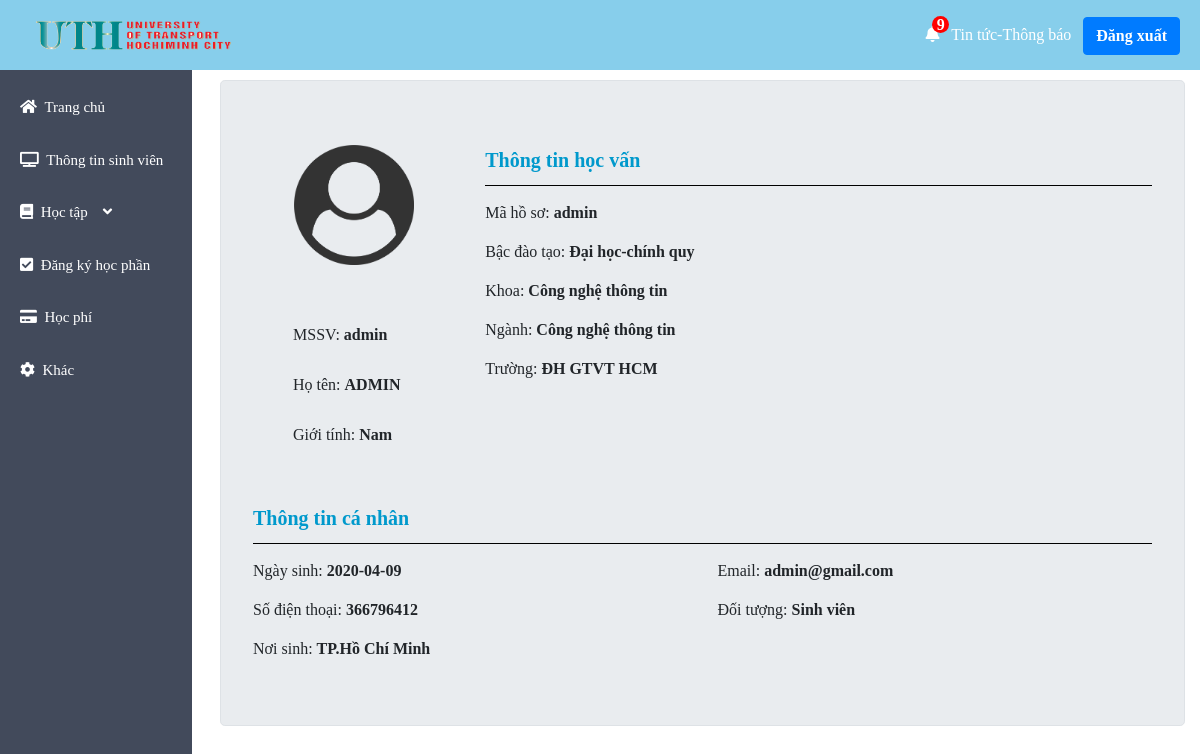
Screenshot of /infor_student.php (signed in) with the database file from the repository.
### tables this page shows
CREATE TABLE `users` (
  `name` varchar(20) NOT NULL,
  `username` varchar(50) NOT NULL,
  `phone` int(30) DEFAULT NULL,
  `birthday` date DEFAULT NULL,
  `email` varchar(50) DEFAULT NULL,
  `usertype` varchar(50) DEFAULT NULL,
  `password` varchar(50) DEFAULT NULL,
  `pob` varchar(50) NOT NULL
);

### infor_student.php (the view, shortened to what this page needs)
<?php
if(isset($_SESSION['username'])) {
    $username = $_SESSION['username'];
} else {
    header("location:login.php");
    exit;
}
$host = "localhost";
$user = "root";
$password = "";
$db = "sms";
$data = mysqli_connect($host, $user, $password, $db);
$sql = "SELECT * FROM users
        WHERE username = '$username';";
$result = mysqli_query($data,$sql);
$userData = $result ->fetch_assoc();
?>
<!DOCTYPE html>
<html lang="en">
<head>
    <link rel="stylesheet" href="https://use.fontawesome.com/releases/v5.8.1/css/all.css">
    <link rel="stylesheet" href="./css/student_sidebar.css">
    <?php include('admin_css.php'); ?>
</head>
<body>
    <header class="header">
        <a href="studenthome.php"><img src="./img/logo-uth.png" style="max-height: 40px;"></a>
        <div class="logout">
        <a class="notify" href="#"><i class="fa fa-bell"><div class="count">9</div>&nbsp;&nbsp;</i>
            Tin tức-Thông báo&nbsp;&nbsp;</a>
            <a href="logout.php" class="btn btn-primary">Đăng xuất</a>
        </div>
    </header>
    <?php include('student_sidebar.php'); ?>
    <div class="container-fluid">
        <div class="row">
            <div class="col-md-12">
                <div class="jumbotron  custom-jumbotron">
                    <div class="box-df">
                        <div class="row">
                            <div class="col-md-3">
                                <div class="portlet">
                                    <div class="portlet portlet-body light">
                                        <div class="profile-userpic">
                                            <img  class="image-respontive"src="./img/user.png" style="object-fit: cover;">
                                            <br><br>
                                            <div class="form-group" >
                                               <div class="control-label"><span id="code">MSSV</span>: <b><?php echo $userData['username']   ?></b>
                                               </div>
                                            </div>
                                            <div class="form-group" >
                                               <div class="control-label"><span id="name">Họ tên</span>: <b><?php echo $userData['name']   ?></b>
                                               </div>
                                            </div>
                                            <div class="form-group" >
                                               <div class="control-label"><span id="name">Giới tính</span>: <b>Nam</b>
                                               </div>
                                            </div>
                                        </div>
                                    </div>
                                </div>
                            </div>
                            <div class="col-md-9">
                                    <div class="portlet">
                                        <div class="portlet-title">
                                            <div class="caption">
                                                <span class="caption-subject  bold" >Thông tin học vấn</span>
                                            </div>
                                        </div>
                                        <div class="information" >
                                            <div class="form-infor" >
                                               <div class="control-label"><span id="code">Mã hồ sơ</span>: <b><?php echo $userData['username']   ?></b>
                                               </div>
                                            </div>
                                            <div class="form-infor" >
                                               <div class="control-label"><span>Bậc đào tạo</span>: <b>Đại học-chính quy</b>
                                               </div>
                                            </div>
                                            <div class="form-infor" >
                                               <div class="control-label"><span id="major">Khoa</span>: <b>Công nghệ thông tin</b>
                                               </div>
                                            </div>
                                            <div class="form-infor" >
                                               <div class="control-label"><span id="major">Ngành</span>: <b>Công nghệ thông tin</b>
                                               </div>
                                            </div>
                                            <div class="form-infor" >
                                               <div class="control-label"><span >Trường</span>: <b>ĐH GTVT HCM</b>
                                               </div>
                                            </div>
                                        </div>
                                    </div>
                            </div>
                            <div class="col-md-12 personal-info">
                                <div class="portlet">
                                    <div class="portlet-title">
                                        <div class="caption">
                                            <span class="caption-subject  bold" >Thông tin cá nhân</span>
                                        </div>
                                    </div>
                                    <div class="row">
                                        <div class="col-md-6">
                                            <div class="information" >
                                                <div class="form-infor" >
                                                   <div class="control-label"><span id="birthday">Ngày sinh</span>: <b><?php echo isset($userData['birthday']) ? $userData['birthday'] : ''; ?></b> </div>
                                                </div>
                                                <div class="form-infor" >
                                                    <div class="control-label"><span id="phone">Số điện thoại</span>: <b><?php echo $userData['phone']   ?></b>
                                                    </div>
                                                </div>
                                                <div class="form-infor" >
                                                    <div class="control-label"><span id="pob">Nơi sinh</span>: <b><?php echo $userData['pob']   ?></b>
                                                    </div>
                                                </div>
                                            </div>
                                        </div>
                                        <div class="col-md-6">
                                            <div class="information" >
                                                <div class="form-infor" >
                                                    <div class="control-label"><span id="major">Email</span>: <b><?php echo $userData['email']   ?></b>
                                                    </div>
                                                </div>
                                                <div class="form-infor" >
                                                    <div class="control-label"><span >Đối tượng</span>: <b>Sinh viên</b>
                                                    </div>
                                                </div>
                                            </div>
                                        </div>
                                    </div>
                                </div>
                            </div>
                        </div>
                    </div>
                </div>
        </div>
    </div>
</body>
</html>

### css/student_sidebar.css (style rules this page uses)
.notify { color: white; font-size: bold; position: relative; }
.count { width: 17px; height: 17px; border-radius: 50%; background-color: red; display: flex; justify-content: center; align-items: center; color: white; position: absolute; right: 130px; top:-10px; z-index: 99; }
.container-fluid { padding-left: 220px; }
.profile-userpic img { width: 120px; margin-top: -5%; margin: 0 auto; }
.custom-jumbotron { margin-top: 80px; }
.portlet-body { text-align: center; }
.profile-userpic { display: flex; flex-direction: column; align-items: flex-start; }
.form-group { margin-top: 10px; padding-left: 40px; }
.portlet-title { border-bottom: 1px solid black; min-height: 41px; }
.bold { font-weight: 700!important; font-size: 20px; color: #0099cc; }
.btn { font-weight: 600!important; font-size: 18px; color: rgb(40, 39, 39); }
.information { display: flex; flex-direction: column; align-items: flex-start; }
.form-infor { margin-top: 15px; padding-left: -10px; }
.personal-info { padding-top: 40px; }

### css/admin.css (style rules this page uses)
* { margin: 0; padding: 0; font-family: "Times New Roman", Times, serif; }
.header { background-color: skyblue; line-height: 70px; padding-left: 30px; position: fixed; top: 0; left: 0; width: 100%; z-index: 3; }
a { text-decoration: none; }
.logout { float: right; padding-right: 20px; }
.jumbotron { border: 1px solid #dee2e6; border-radius: 0.3rem; }

### infor_student.php (style rules this page uses)
.container-fluid { padding-left: 220px; }

### rows the page displays
users: username "admin", name "ADMIN", birthday "2020-04-09", phone "366796412", pob "TP.Hồ Chí Minh", email "admin@gmail.com"
